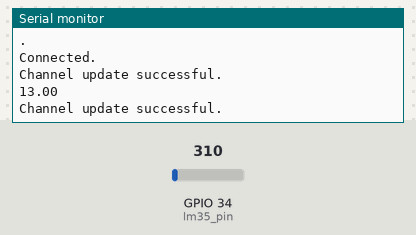
A sketch run on a simulated ESP32. Parts: the last lines printed to the serial monitor. The test bench sets the inputs (shaded band); at power-on: GPIO 34 (lm35_pin) = 310. WiFi joins after 1.5 s; servers stay silent unless stated.

Above: at 16.1 s.
16.2 s: GPIO 34 (lm35_pin) set to 372
At 25.81 s:
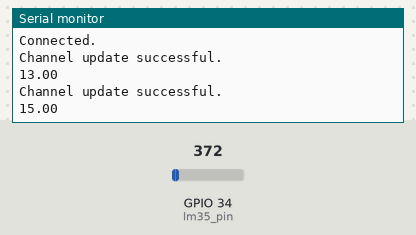
27.6 s: GPIO 34 (lm35_pin) set to 434
At 37.0 s:
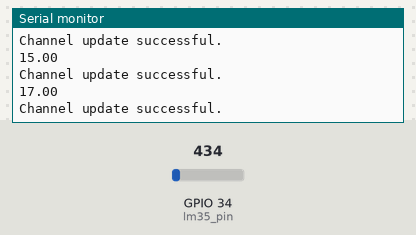
Timing chart, 0 to 38.5 s (numbered marks = the images above; inputs shaded):
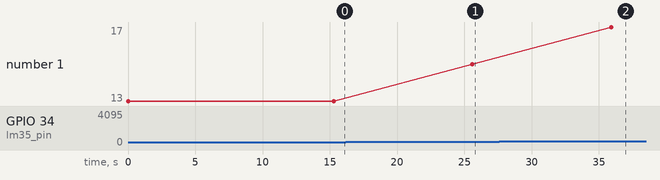

Measured:
- after the input at 16.2 s, the serial monitor: prints a new line after 9.4 s (image 1)
- after the input at 27.6 s, the serial monitor: prints a new line after 8.3 s (image 2)
- plotted number 1: 13 → 15 after the input at 16.2 s, 15 → 17 after the input at 27.6 s

The sketch:

ThingspeakWriteField.ino
```cpp
#include "ThingSpeak.h"
#include "secrets.h"
#include <WiFi.h>

const int lm35_pin = 34;

char ssid[] = SECRET_SSID;   // your network SSID (name)
char pass[] = SECRET_PASS;   // your network password
int keyIndex = 0;            // your network key Index number (needed only for WEP)
WiFiClient  client;

unsigned long myChannelNumber = SECRET_CH_ID;
const char * myWriteAPIKey = SECRET_WRITE_APIKEY;

int number = 0;

void setup() {
  Serial.begin(115200);  //Initialize serial

  WiFi.mode(WIFI_STA);
  ThingSpeak.begin(client);  // Initialize ThingSpeak

  pinMode(lm35_pin, INPUT);
}

void loop() {

  float temperature = analogRead(34);
  temperature = map(temperature, 0, 4095, 2, 150);

   Serial.println(temperature);


  // Connect or reconnect to WiFi
  if(WiFi.status() != WL_CONNECTED){
    Serial.print("Attempting to connect to SSID: ");
    Serial.println(SECRET_SSID);
    while(WiFi.status() != WL_CONNECTED){
      WiFi.begin(ssid, pass); // Connect to WPA/WPA2 network. Change this line if using open or WEP network
      Serial.print(".");
      delay(5000);
    }
    Serial.println("\nConnected.");
  }

  // Write to ThingSpeak. There are up to 8 fields in a channel, allowing you to store up to 8 different
  // pieces of information in a channel.  Here, we write to field 1.
  int x = ThingSpeak.writeField(myChannelNumber, 1, temperature, myWriteAPIKey);
  if(x == 200){
    Serial.println("Channel update successful.");
  }
  else{
    Serial.println("Problem updating channel. HTTP error code " + String(x));
  }

  // change the value

//  if(temperature > 99){
//    number = 0;
//  }

  delay(10000); // Wait 10 seconds to update the channel again
}
```

secrets.h
```cpp
// Use this file to store all of the private credentials
// and connection details

#define SECRET_SSID "ssid"		// replace MySSID with your WiFi network name
#define SECRET_PASS "password"	// replace MyPassword with your WiFi password

#define SECRET_CH_ID 827862			// replace 0000000 with your channel number
#define SECRET_WRITE_APIKEY "APIKEY"   // replace XYZ with your channel write API Key
```
